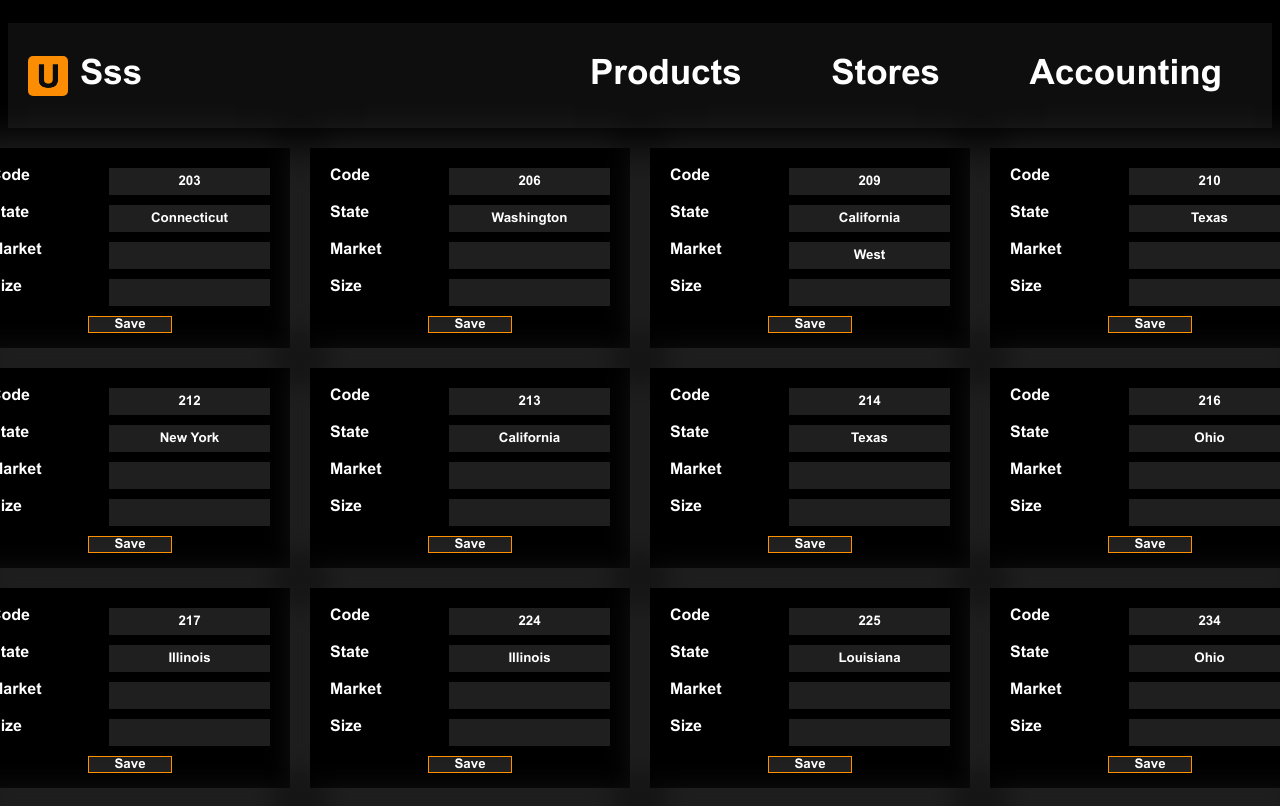
The page /stores/ (upper part) on the database as committed earlier.
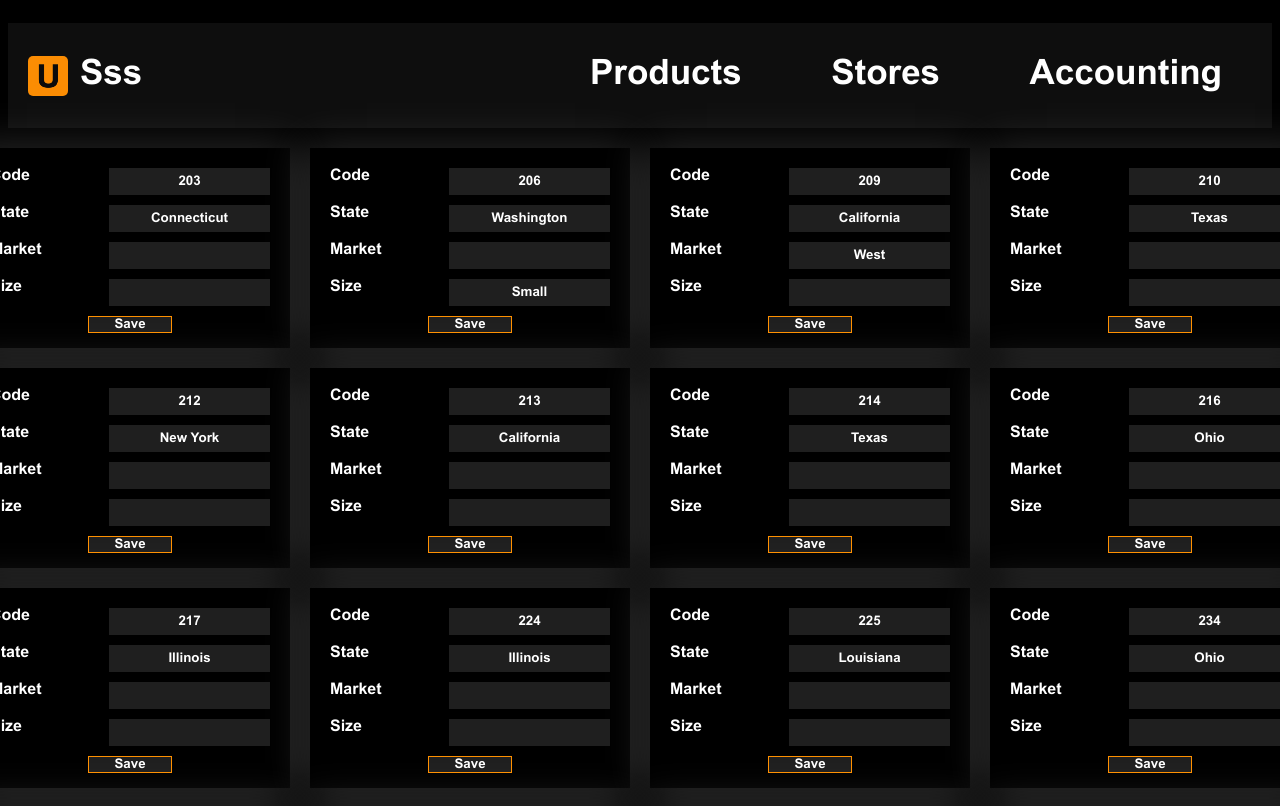
The same page on the database as committed later.
### store_service/models.py (models this page shows)
class Stores(models.Model):
    state = models.CharField(max_length=15)
    market = models.CharField(max_length=4)
    market_size = models.CharField(max_length=15)
    store_code = models.CharField(max_length=30, null = False, blank = False, unique=True)
    class Meta:
        managed = False
        db_table = 'Stores'

### store_service/views.py (the view)
# urls.py: path('', views.stores_page, name='stores_page'),
def stores_page(request):
    stores = Stores.objects.all()
    return render(request, template_name = 'store_service/stores_page.html', context = {'stores':stores})

### store_service/templates/store_service/stores_page.html (shortened to what this page needs)
{% extends 'base.html' %}
{% load static %}
{% block extra_css %}
    <link rel="stylesheet" href="{% static 'service/css/products_page.css' %}">
{% endblock %}
{% block content %}
    <div class="grid-container">
        {% for store in stores %}
            <div class="card">
                <form action="save/" method="POST">
                <div class="input-container">
                    <label for="store_code_inp">Code</label>
                    <input name="store_code" id="store_code_inp" type="text" value="{{ store.store_code }}">
                </div>
                <div class="input-container">
                    <label for="state_inp">State</label>
                    <input name="state" id="state_inp" type="text" value="{{ store.state }}">
                </div>
                <div class="input-container">
                    <label for="market_inp">Market</label>
                    <input name="market" id="market_inp" type="text" value="{{ store.market }}">
                </div>
                <div class="input-container">
                    <label for="market_size_inp">Size</label>
                    <input name="market_size" id="market_size_inp" type="text" value="{{ store.market_size }}">
                </div>
                <button class="save-btn" type="submit">Save</button>
                </form>
            </div>
        {% endfor %}
    </div>
{% endblock %}

Rows that differ between the two databases and show on the page:
changed Stores "Washington": market_size (not shown) → "Small"
